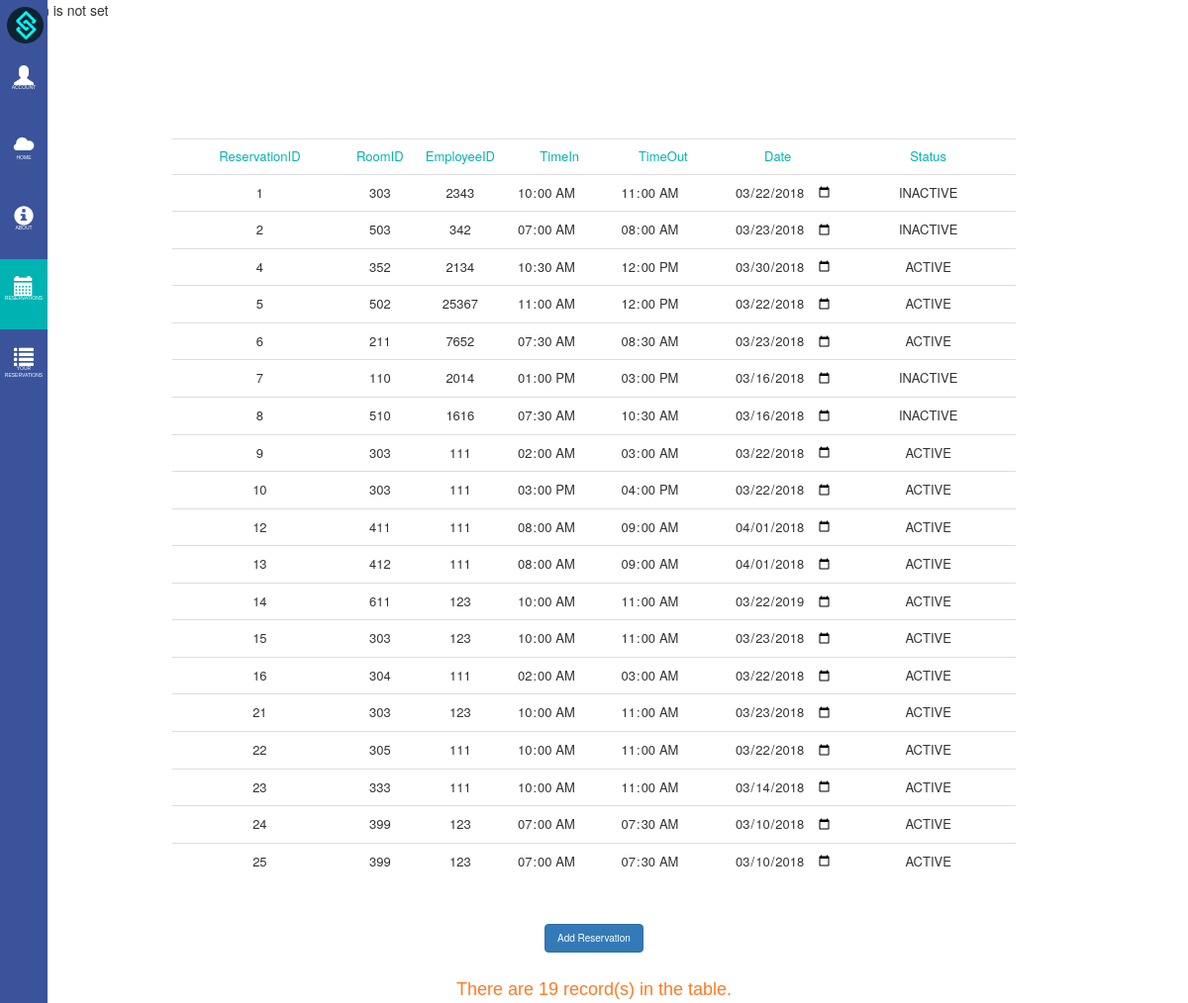
Before: /user_schedtable.php with the older database file.
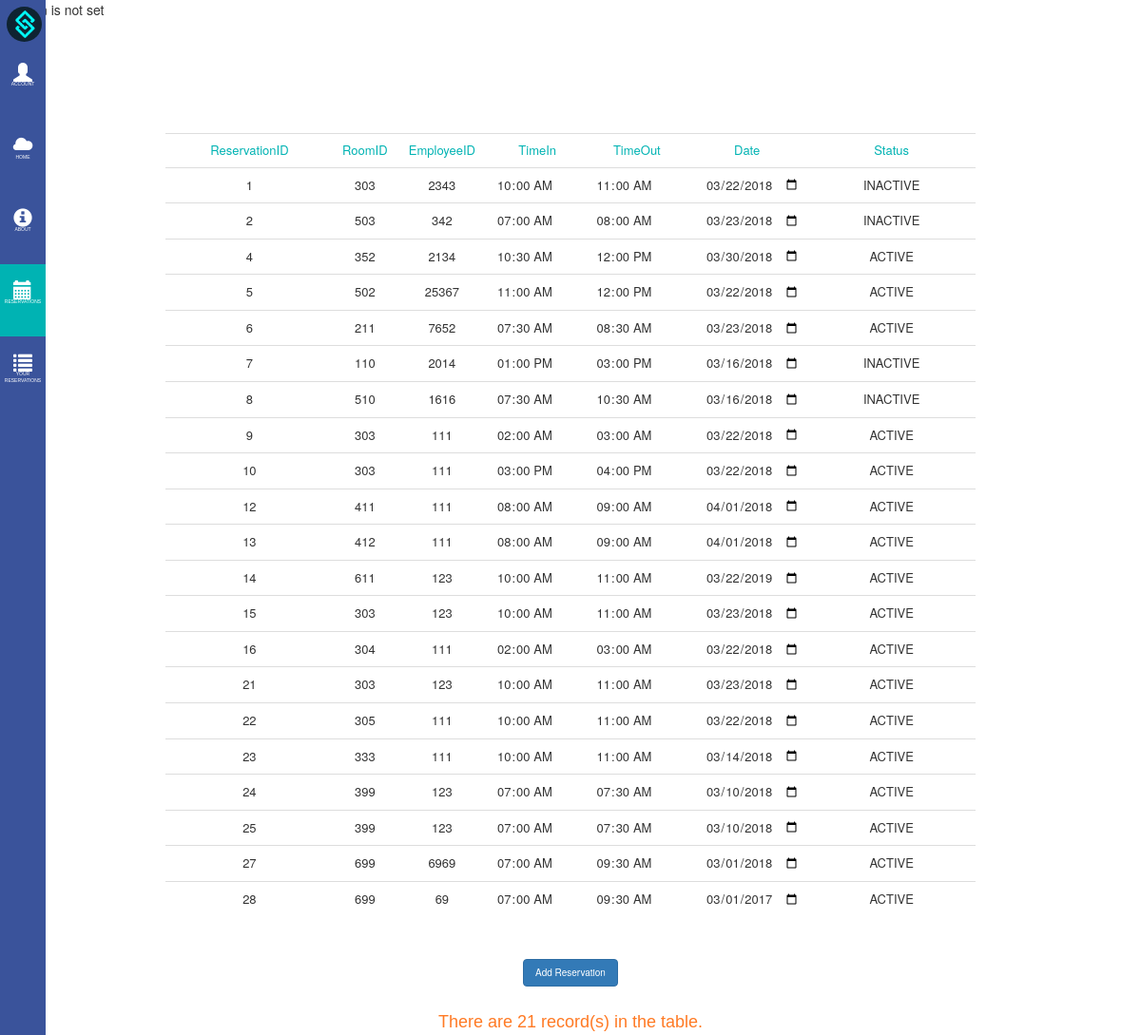
After: the same page with the newer database file.
### tables this page shows
CREATE TABLE `tbl_sched` (
  `id` int(11) NOT NULL,
  `room_id` varchar(5) NOT NULL,
  `emp_id` varchar(5) NOT NULL,
  `time_in` time NOT NULL,
  `time_out` time NOT NULL,
  `date` date NOT NULL,
  `u_code` varchar(5) NOT NULL,
  `Status` tinyint(1) NOT NULL
);

### user_schedtable.php (the view, shortened to what this page needs)
<html>
<head>
    <link rel="stylesheet" href="css/bootstrap.min.css">
    <link rel="stylesheet" href="bren/side_bar.css" type="text/css">
    <link rel="stylesheet" href="mika/about.css" type="text/css">
    <link rel="stylesheet" href="mika/reservation.css" type="text/css">
</head>
<body>
<?php
if (isset($_SESSION["count"])){
    echo "Count: ".$_SESSION["count"];
    echo "Selected ".$_SESSION["selected"];
}else{
    echo "Session is not set";
}
?>
<div class="sidebar">
    <ul>
        <li> <img src ='logo3.png' style="width: 78%; border-radius: 100%; margin-left: 7px; margin-top: 7px; margin-bottom: 5px"></li>
        <li><a onclick="return openaccNav()"><span class="glyphicon glyphicon-user"></span><span class="menu_label">Account</span></a></li>
        <li><a href="userpage.php"><span class="glyphicon glyphicon-cloud"></span><span class="menu_label">Home</span></a></li>
        <li><a href="aboutususer.php"><span class="glyphicon glyphicon-info-sign"></span><span class="menu_label">About</span></a></li>
        <li> <div class="selected"><a href="user_schedtable.php"><span class="glyphicon glyphicon-calendar"></span><span class="menu_label">Reservations</span></a></div></li>
        <li><a href="user_reservation.php"><span class="glyphicon glyphicon-list"></span><span class="menu_label">Your Reservations</span></a></li>
    </ul>
</div>
<div class="container">
        <table class="table">
            <tr class="headers" style="color:#00b3b3">
                <td>ReservationID</td>
                <td>RoomID</td>
                <td>EmployeeID</td>
                <td>TimeIn</td>
                <td>TimeOut</td>
                <td>Date</td>
                <td>Status</td>
            </tr>
            <?php
            include 'connect.php';
            $sql ="select * from tbl_sched order by id";
            $res = mysqli_query($con, $sql);
            while($row= mysqli_fetch_array($res))
            {
            ?>
            <form <?php echo ($_SESSION["count"]==2) ? 'method=\'post\' action=\'cell_edit.php\'' : '' ?>>
            <tr>
                <td><input class="<?php echo 'cell'.$row['id']?> table_cell" name="reserv_id" id="reserv_id" value=<?php echo $row['id']; ?> readonly></td>
                <td><input class="<?php echo 'cell'.$row['id']?> table_cell" name="room_id" id="room_id" value=<?php echo $row['room_id']; ?> readonly> </td>
                <td><input class="table_cell <?php echo 'cell'.$row['id']?>" name="emp_id" id="emp_id" value=<?php echo $row['emp_id']; ?>  readonly></td>
                <td><input type="time" class="table_cell <?php echo 'cell'.$row['id']?>" name="time_in" value=<?php echo $row['time_in']; ?> readonly></td>
                <td><input type="time" class="table_cell <?php echo 'cell'.$row['id']?>" name="time_out" value=<?php echo $row['time_out']; ?>  readonly></td>
                <td><input type="date" class="table_cell <?php echo 'cell'.$row['id']?>" name="date" value=<?php echo $row['date']; ?>  readonly"></td>
                <td><input class="<?php echo 'cell'.$row['id']?> table_cell" name="status" id="status" value=<?php
                    if ($row['Status'] == 1){
                        echo 'ACTIVE';
                    }
                    else if ($row['Status'] == 0) {
                        echo 'INACTIVE';
                    }
                ?>  readonly></td>
            </tr>
            </form>
            <?php
            }
            ?>
        </table>
    <a href="addsched_user.php"> <button class="btn btn-primary" style="margin-top: 45px">Add Reservation</button></a><br>
        <font size="4" face="arial"  color="#ff7a24">
            <?php
            include 'connect.php';
            $result = mysqli_query($con,"select * from tbl_sched");
            $rows = mysqli_num_rows($result);
            echo "<br>";
            echo "There are " . $rows . " record(s) in the table. ";
            ?>
        </font>
</div>
</body>
</html>

Changed rows visible on the page:
added tbl_sched: reserv_id "27", room_id "699", emp_id "6969", time_in "07:00:00", time_out "09:30:00", date "03/01/2018", status "ACTIVE"
added tbl_sched: reserv_id "28", room_id "699", emp_id "69", time_in "07:00:00", time_out "09:30:00", date "03/01/2017", status "ACTIVE"
Other visible differences:
$rows: "19" → "21"
